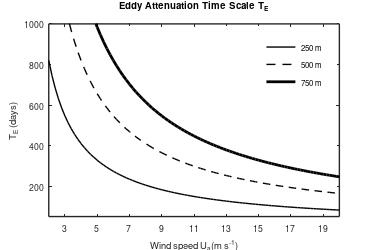
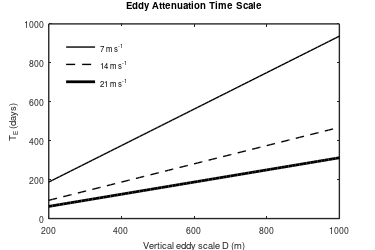

MATLAB code for these plots, in order:
% % % %as a function of Ua
clear all
D=[250 500 750];
wind_speed=[2:.2:20]; %ms

for m=1:length(D)
    for n=1:length(wind_speed)
        atten(n,m)=D(m)*1020*2/3/1.2/10^-3/wind_speed(n)/60/60/24;
    end
end

figure(2)
clf
set(gcf,'PaperPosition',[1 1 15/4 10/4])
plot(wind_speed,atten(:,1),'k','linewidth',1)
hold on
plot(wind_speed,atten(:,2),'k--','linewidth',1)
plot(wind_speed,atten(:,3),'k','linewidth',2)
axis([2 20 50 1000])
cc=legend('250 m','500 m','750 m','location','northeast')
set(cc,'box','off')
xlabel('Wind speed U_a(m s^{-1})','fontsize',35/4)
ylabel({'T_E (days)'},'fontsize',35/4)
title({'Eddy Attenuation Time Scale T_E'},'fontsize',35/4)
set(gca,'fontsize',25/4,'xtick',[1:2:30],'linewidth',1)
print -dpng -r300 figs/attenuation_time_scale_wspd


% % now as a function of D
clear all
D=[200:10:1000];
wind_speed=[7 14 21]; %ms

for m=1:length(D)
    for n=1:length(wind_speed)
        atten(n,m)=D(m)*1020*2/3/1.2/10^-3/wind_speed(n)/60/60/24;
    end
end

figure(2)
clf
set(gcf,'PaperPosition',[1 1 15/4 10/4])
plot(D',atten(1,:),'k','linewidth',1)
hold on
plot(D',atten(2,:),'k--','linewidth',1)
plot(D',atten(3,:),'k','linewidth',2)
axis([200 1000 0 1000])
cc=legend('7 m s^{-1}','14 m s^{-1}','21 m s^{-1}','location','northwest')
set(cc,'box','off')
xlabel('Vertical eddy scale D (m)','fontsize',35/4)
ylabel({'T_E (days)'},'fontsize',35/4)
title({'Eddy Attenuation Time Scale'},'fontsize',35/4)
set(gca,'fontsize',25/4,'xtick',[200:200:1000],'linewidth',1)
print -dpng -r300 figs/attenuation_time_scale_D



